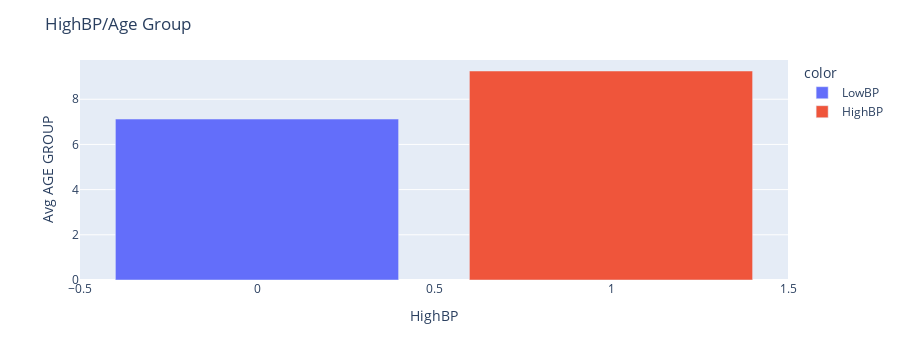

Write notebook code for a chart like this one.
### Code cell
fig = pxs.bar(data.groupby(["HighBP"]).agg({"Age":"mean"}),color=["LowBP","HighBP"])
fig.update_layout(title="HighBP/Age Group",yaxis_title="Avg AGE GROUP")
fig.write_html("Visuals/HighBP_Age_Group.html")
fig.show()

### Figure 1 — Plotly figure (JSON) as saved in the notebook; plotly's stock layout.template omitted (floating-point values rounded to 4 significant figures)
{"data": [{"hovertemplate": "color=LowBP<br>HighBP=%{x}<br>value=%{y}<extra></extra>", "legendgroup": "LowBP", "marker": {"color": "#636efa", "pattern": {"shape": ""}}, "name": "LowBP", "orientation": "v", "showlegend": true, "textposition": "auto", "type": "bar", "x": [0], "xaxis": "x", "y": [7.123], "yaxis": "y"}, {"hovertemplate": "color=HighBP<br>HighBP=%{x}<br>value=%{y}<extra></extra>", "legendgroup": "HighBP", "marker": {"color": "#EF553B", "pattern": {"shape": ""}}, "name": "HighBP", "orientation": "v", "showlegend": true, "textposition": "auto", "type": "bar", "x": [1], "xaxis": "x", "y": [9.25], "yaxis": "y"}], "layout": {"autosize": true, "barmode": "relative", "height": 360, "legend": {"title": {"text": "color"}, "tracegroupgap": 0}, "margin": {"t": 60}, "title": {"text": "HighBP/Age Group"}, "xaxis": {"anchor": "y", "autorange": true, "domain": [0, 1], "range": [-0.5, 1.5], "title": {"text": "HighBP"}, "type": "linear"}, "yaxis": {"anchor": "x", "autorange": true, "domain": [0, 1], "range": [0, 9.737], "title": {"text": "Avg AGE GROUP"}, "type": "linear"}}}
